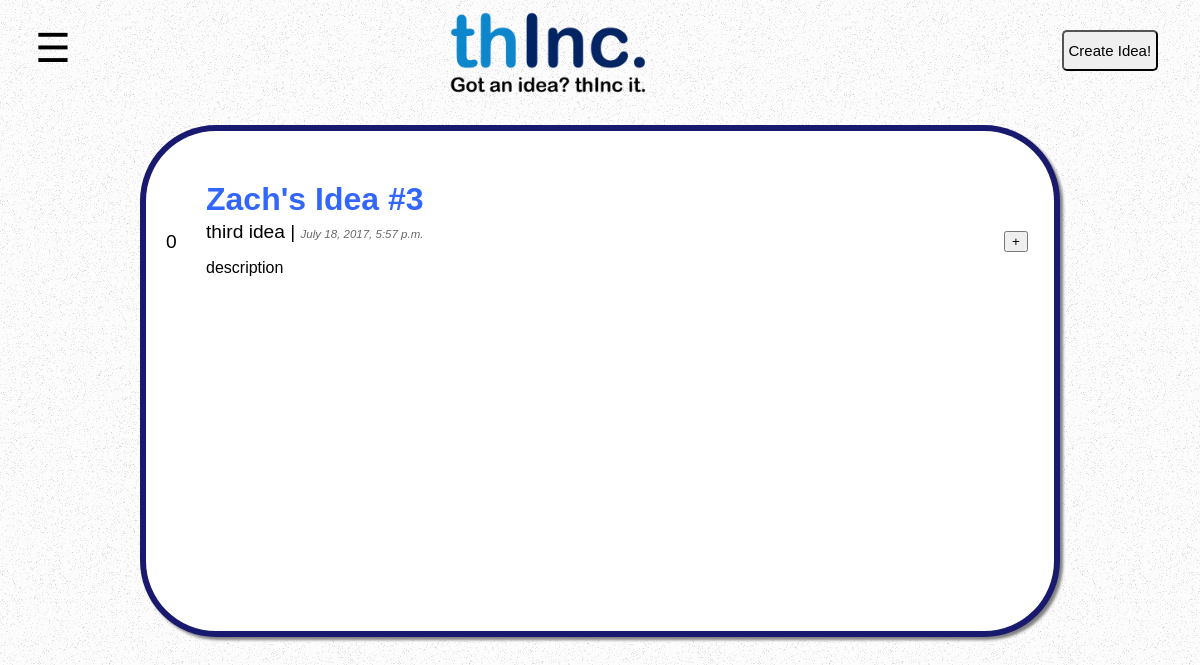
/ideas/zachs-idea-3/, run on an earlier commit of the app's database.
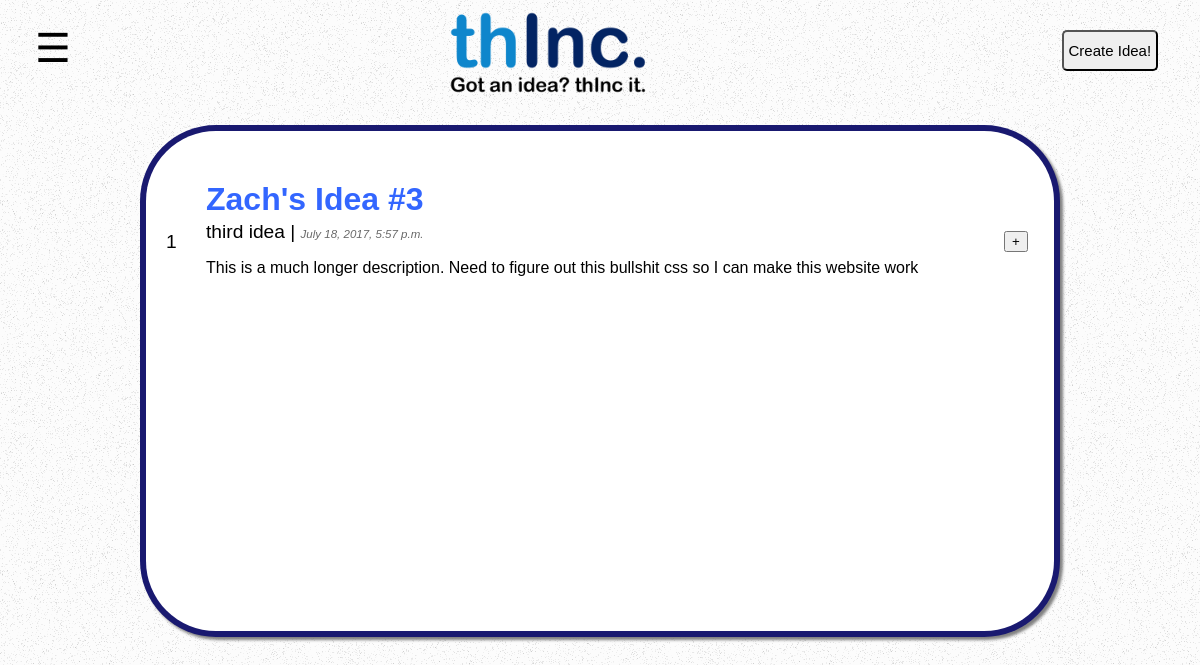
And on a later commit of the database.
### thinc/models.py (models this page shows, shortened)
class Idea(models.Model):
	user = models.ForeignKey('auth.User')
	name = models.CharField(max_length=255, default="", editable=True)
	overview = models.TextField()
	description = models.TextField()
	published_date = models.DateTimeField(auto_now_add=True, null=True)
	updated_date = models.DateTimeField(auto_now=True, auto_now_add=False, null=True)
	votes = models.IntegerField(default=0)
	slug = models.SlugField(unique=True)

### thinc/views.py (the view)
# urls.py: url(r'^ideas/(?P<slug>[-\w]+)/$', views.idea_detail, name='idea_detail'),
def idea_detail(request, slug):
	idea = Idea.objects.get(slug=slug)
	return render(request, 'ideas/idea_detail.html', {
			'idea': idea,
	})

### thinc/templates/ideas/idea_detail.html (shortened to what this page needs)
{% extends 'base.html' %}
{% block content %}
<div class="block">
    <div class="idea_detail">
        <div class="idea_outer">
            <div class="idea">
                <div class="voting">
                    <form role="form" method="post">
                        <input type="submit" name="voteup" value="+">
                    </form>
                </div>
                <div class="votes">
                    <h3>{{ idea.votes }}</h3>
                </div>
                <div class="the_rest">
                    <h2 style="color: #3366ff;">{{ idea.name }}</h2>
                    <h3>{{ idea.overview }} | <span class="published_date">{{ idea.published_date }}</span></h3>
                    <p>{{ idea.description|truncatewords:50 }}</p>
                </div>
            </div>
        </div>
    </div>
</div>
{% endblock content %}

### thinc/templates/base.html (shortened to what this page needs)
{% load staticfiles %}
<!DOCTYPE html>
<html>
<head>
    <link rel="stylesheet" href="{% static 'css/styleJS.css' %}">
</head>
<body>
<div id="main">
    <div id="header">
        <div class="quarter">
            <span id="burger" onclick="openNav()">&#9776;</span>
        </div>
        <div class="half">
            <a id="logo" href="{% url 'home' %}">
                <img id="logo" src="{% static 'images/thinc-logo.png' %}" alt="thInc." width=200px/>
            </a>
        </div>
        <div class="quarter">
            <a href="{% url 'create_idea' %}"><button id="create_idea" type="button">Create Idea!</button></a>
        </div>
    </div>
    <div id="content">
        {% block content %}{% endblock content %}
    </div>
</div>
</body>
</html>

### thinc/static/css/styleJS.css (style rules this page uses)
body { font-family: "Arial Rounded MT Bold", Helvetica, sans-serif; transition: background-color .5s; margin: 0; background-image: url("../images/noise.png"); }
.block { padding: 0; margin: 20px 10%; }
#main { transition: margin-left .5s; padding: 0; margin: 0; }
#burger { font-size:40px; cursor:pointer; margin: 20px 30px; display:inline-block; float:left; }
#header { height: 100px; border-radius: 5px; margin: 5px; }
.quarter { width: 25%; height: 100%; float: left; }
.half { width: 49%; height: 100%; float: left; }
a#logo { width: 50%; margin: 5px 25%; }
img#logo { margin: 5px 0; }
.idea_outer { margin: 10px 20px 50px; padding: 6px; background-color: #191970; border-radius: 76px; transition: 0.5s; box-shadow: 3px 3px 3px grey; }
.idea { padding: 10px; border-radius: 70px; background-color: white; min-height: 100px; transition: 0.5s; }
.voting { margin: 50px 0; width: 40px; float: right; clear: both; display: block; }
.votes { padding-left: 10px; margin: 50px 0; width: 40px; float: left; }
.the_rest { margin: 0 50px; }
.published_date { font-style: italic; color: #696969; font-size: .6em; }
.idea_detail .idea_outer { margin: 10px 20px 50px; padding: 6px; background-color: #191970; border-radius: 76px; transition: 0.5s; box-shadow: 3px 3px 3px grey; min-height: 400px; }
.idea_detail .idea { padding: 50px 10px; border-radius: 70px; background-color: white; min-height: 100px; transition: 0.5s; min-height: 400px; }
a { text-decoration: none; }
h1, h3, h4, h5, h6 { margin: 0; padding: 0; font-weight: normal; }
h2 { font-size: 2em; margin: 0 0 3px; padding: 0; }
h3 { font-size: 1.2em; }
p { font-size: 16px; }
button#create_idea { font-size: 15px; font-family: "Arial Rounded MT Bold", Helvetica, sans-serif; float: right; margin: 25px; right: 20px; padding: 10px 5px; border-radius: 5px; }

What changed in the data, as far as the page shows it:
changed Idea "Zach's Idea #3": votes "0" → "1"; description "description" → "This is a much longer description. Need to figure out this bullshit css so I can make this website work"
